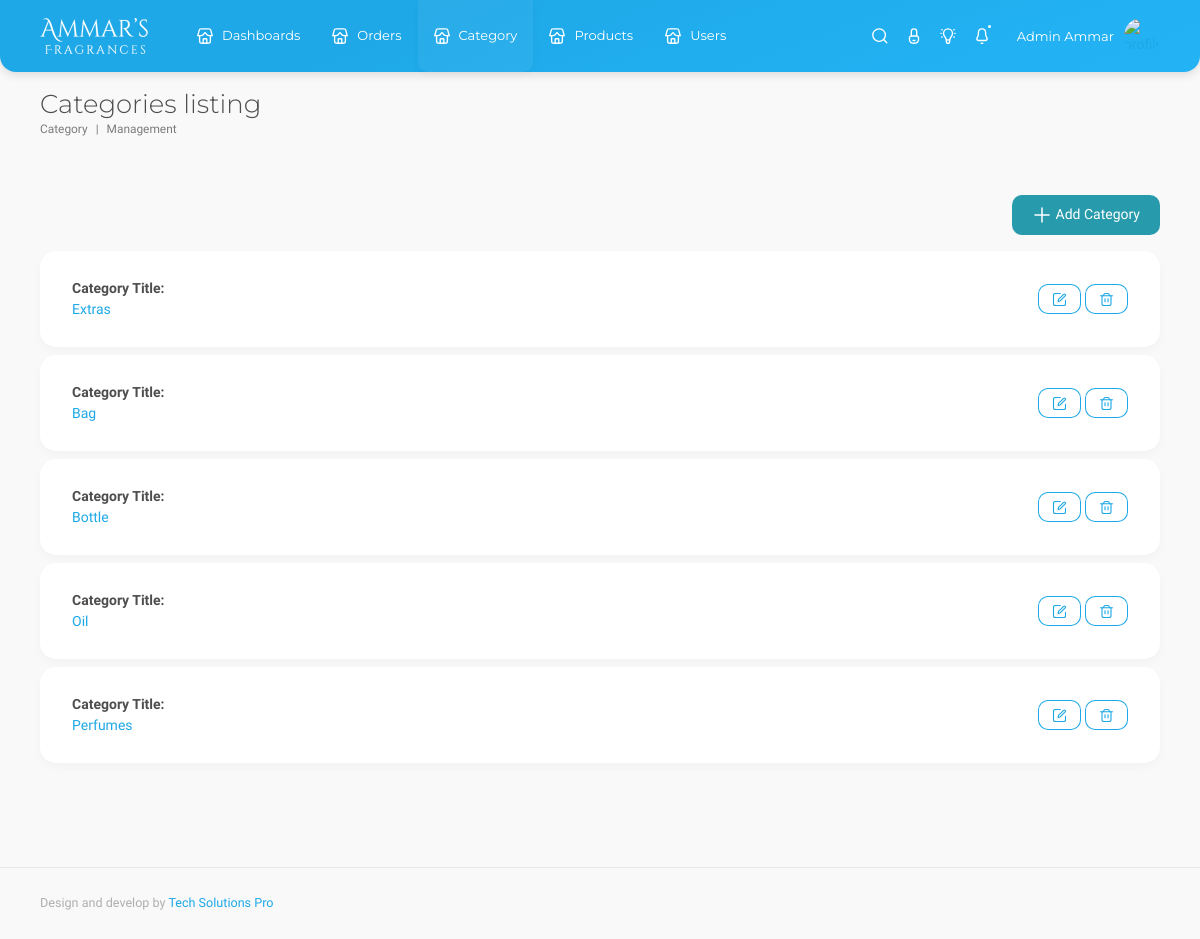
Before: /category.php (signed in) with the older database file.
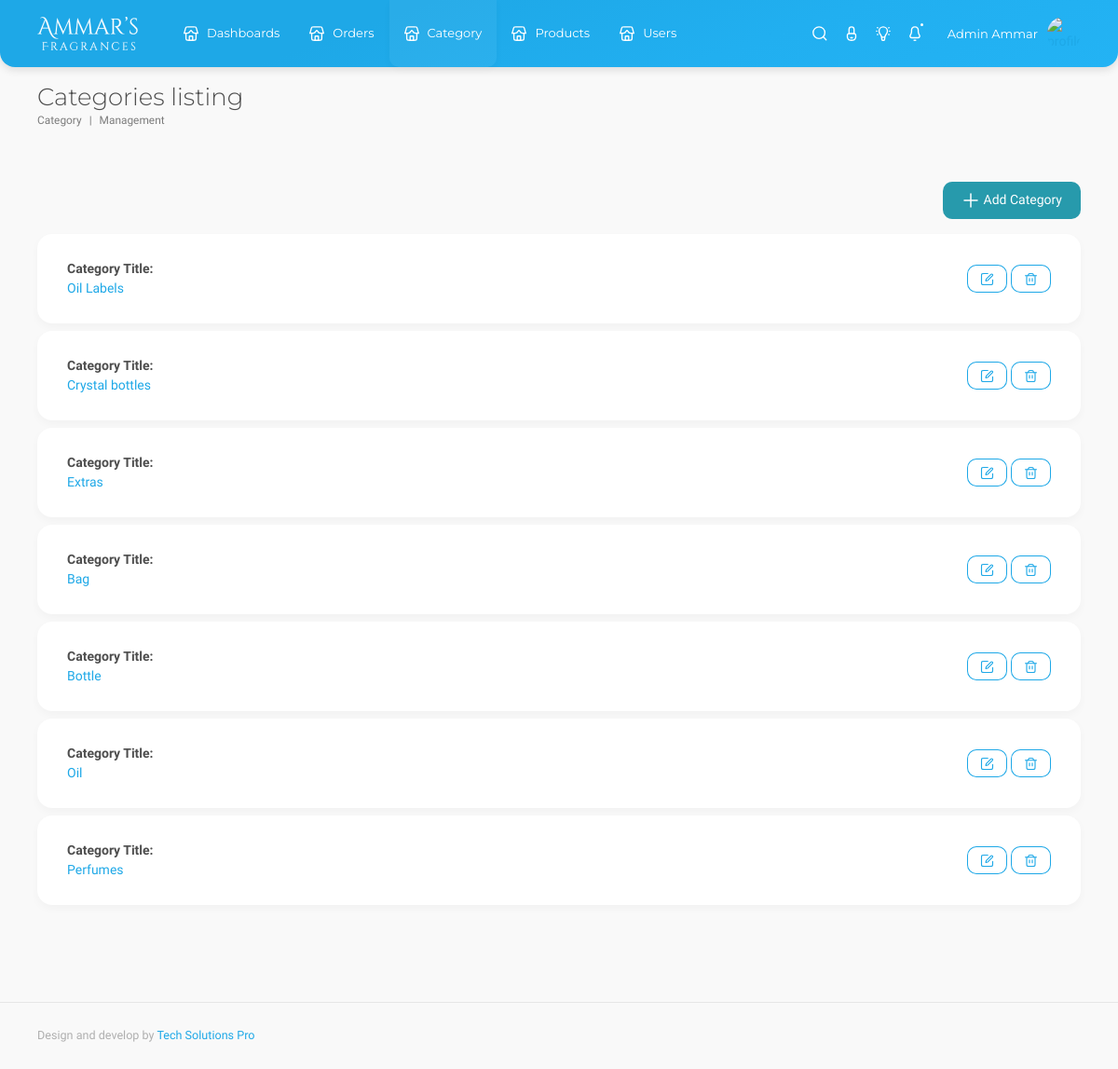
After: the same page with the newer database file.
### tables this page shows
CREATE TABLE `categories` (
  `id` int(11) NOT NULL,
  `name` varchar(255) NOT NULL,
  `status` varchar(100) NOT NULL DEFAULT 'Active',
  `created_at` timestamp NOT NULL DEFAULT current_timestamp()
);

### functions.php (called while the page is built, shortened)
<?php
    function getAllCategoris() {
        global $db;
        $query = "SELECT * FROM categories WHERE status = 'Active' ORDER By id DESC";
        $result = mysqli_query($db, $query);
        $categories = array();
        if ($result) {
            while ($row = mysqli_fetch_assoc($result)) {
                $categories[] = $row;
            }
        }
        return $categories;
    }
?>

### category.php (the view, shortened to what this page needs)
<?php
include('header.php');
$AllCategories = getAllCategoris();
?>
<main>
    <div class="container">
        <div class="row">
            <div class="col-12">
                <div class="page-title-container">
                    <h1 class="mb-0 pb-0 display-4" id="title">Categories listing</h1>
                    <nav class="breadcrumb-container d-inline-block" aria-label="breadcrumb">
                        <ul class="breadcrumb pt-0">
                            <li class="breadcrumb-item"><a href="Dashboards.Default.html">Category</a></li>
                            <li class="breadcrumb-item"><a href="Dashboards.html">Management</a></li>
                        </ul>
                    </nav>
                </div>
            </div>
        </div>
        <div class="row py-5">
            <div class="col-12 col-xl-12 mb-5 ">
                <div class="d-flex justify-content-end">
                    <button class="btn btn-info  mb-3 " type="button" data-bs-toggle="modal"
                        data-bs-target="#closeButtonOutExample">
                        <svg xmlns="http://www.w3.org/2000/svg" width="20" height="20" viewBox="0 0 20 20" fill="none"
                            stroke="currentColor" stroke-width="1.5" stroke-linecap="round" stroke-linejoin="round"
                            class="acorn-icons acorn-icons-plus undefined">
                            <path d="M10 17 10 3M3 10 17 10"></path>
                        </svg>
                        Add Category
                    </button>
                </div>
                <div class="scroll-div">
                    <div>
                        <?php
                        if ($AllCategories) {
                            foreach ($AllCategories as $key => $val):
                                ?>
                                <div class="card mb-2" data-title="Product Card"
                                    data-intro="Here is a product card with buttons!" data-step="2">
                                    <div class="row g-0 sh-12">
                                        <div class="col">
                                            <div class="card-body pt-0 pb-0 h-100">
                                                <div class="row g-0 h-100 align-content-center">
                                                    <div
                                                        class="col-12 col-md-7 d-flex flex-column mb-2 ml-5 mb-md-0 position-static">
                                                        <span class="font-weight-bold"> Category Title: </span>
                                                        <a class="">
                                                            <?php echo $val['name'] ?? '' ?>
                                                        </a>
                                                    </div>
                                                    <div
                                                        class="col-12 col-md-5 d-flex align-items-center justify-content-md-end">
                                                        <button data-product='<?= json_encode($val); ?>'
                                                            class="btn btn-sm btn-icon btn-icon-start btn-outline-primary ms-1 edit-category"
                                                            type="button" data-bs-toggle="modal"
                                                            data-bs-target="#closeButtonOutExample">
                                                            <i data-acorn-icon="edit-square" data-acorn-size="15"></i>
                                                        </button>
                                                        <button data-id="<?php echo $val['id'] ?? '' ?>"
                                                            class="btn btn-sm btn-icon btn-icon-start btn-outline-primary delete-Category ms-1"
                                                            type="button">
                                                            <i data-acorn-icon="bin" data-acorn-size="15"></i>
                                                        </button>
                                                    </div>
                                                </div>
                                            </div>
                                        </div>
                                    </div>
                                </div>
                                <?php
                            endforeach;
                        }
                        ?>
                    </div>
                </div>
            </div>
        </div>
    </div>
</main>
<?php include('footer.php') ?>

### header.php (shortened to what this page needs)
<!DOCTYPE html>
<html lang="en" data-footer="true">
<head>
  <link rel="stylesheet" href="font/CS-Interface/style.css" />
  <link rel="stylesheet" href="css/vendor/bootstrap.min.css" />
  <link rel="stylesheet" href="css/vendor/OverlayScrollbars.min.css" />
  <link rel="stylesheet" href="css/styles.css" />
  <link rel="stylesheet" href="css/main.css" />
</head>
<body>
  <div id="root">
    <div id="nav" class="nav-container d-flex">
      <div class="nav-content d-flex">
        <div class="logo position-relative">
          <a href="store-admin.php">
            <img src="img/logo/Tech-White-Logo.svg" alt="logo" />
          </a>
        </div>
        <div class="user-container d-flex">
          <a href="#" class="d-flex user position-relative" data-bs-toggle="dropdown" aria-haspopup="true"
            aria-expanded="false">
            <img class="profile" alt="profile" src="<?= $_SESSION['user']['userImage'] ?? '' ?>" />
            <div class="name">
              <?= $_SESSION['user']['name'] ?? '' ?>
            </div>
          </a>
        </div>
        <ul class="list-unstyled list-inline text-center menu-icons">
          <li class="list-inline-item">
            <a href="#" data-bs-toggle="modal" data-bs-target="#searchPagesModal">
              <i data-acorn-icon="search" data-acorn-size="18"></i>
            </a>
          </li>
          <li class="list-inline-item">
            <a href="#" id="pinButton" class="pin-button">
              <i data-acorn-icon="lock-on" class="unpin" data-acorn-size="18"></i>
            </a>
          </li>
          <li class="list-inline-item">
            <a href="#" id="colorButton">
              <i data-acorn-icon="light-on" class="light" data-acorn-size="18"></i>
            </a>
          </li>
          <li class="list-inline-item">
            <a href="#" data-bs-toggle="dropdown" data-bs-target="#notifications" aria-haspopup="true"
              aria-expanded="false" class="notification-button">
              <div class="position-relative d-inline-flex">
                <i data-acorn-icon="bell" data-acorn-size="18"></i>
                <span class="position-absolute notification-dot rounded-xl"></span>
              </div>
            </a>
          </li>
        </ul>
        <div class="menu-container flex-grow-1">
          <ul id="menu" class="menu">
            <?php
            if (isset($_SESSION['user']) && isset($_SESSION['user_role'])) {
              if ($_SESSION['user_role'] == 'admin') {
                ?>
                <li>
                  <a href="store-admin.php">
                    <i data-acorn-icon="home" class="icon" data-acorn-size="18"></i>
                    <span class="label">Dashboards</span>
                  </a>
                </li>
                <li>
                  <a href="order-manage.php">
                    <i data-acorn-icon="home" class="icon" data-acorn-size="18"></i>
                    <span class="label">Orders</span>
                  </a>
                </li>
                <li>
                  <a href="category.php">
                    <i data-acorn-icon="home" class="icon" data-acorn-size="18"></i>
                    <span class="label">Category</span>
                  </a>
                </li>
                <li>
                  <a href="products.php">
                    <i data-acorn-icon="home" class="icon" data-acorn-size="18"></i>
                    <span class="label">Products</span>
                  </a>
                </li>
                <li>
                  <a href="users.php">
                    <i data-acorn-icon="home" class="icon" data-acorn-size="18"></i>
                    <span class="label">Users</span>
                  </a>
                </li>
              <?php
              }
            }
            ?>
        </div>
      </div>
      <div class="nav-shadow"></div>
    </div>
    <?php
    require_once('functions.php');
    ?>

### footer.php (shortened to what this page needs)
<footer>
  <div class="footer-content">
    <div class="container">
      <div class="row">
        <div class="col-12 col-sm-6">
          <p class="mb-0 text-muted text-medium">Design and develop by <a href="https://techsolutionspro.co.uk">Tech
              Solutions Pro</a></p>
        </div>
      </div>
    </div>
  </div>
</footer>
</body>
</html>

Changed rows visible on the page:
added categories: name "Oil Labels"
added categories: name "Crystal bottles"
